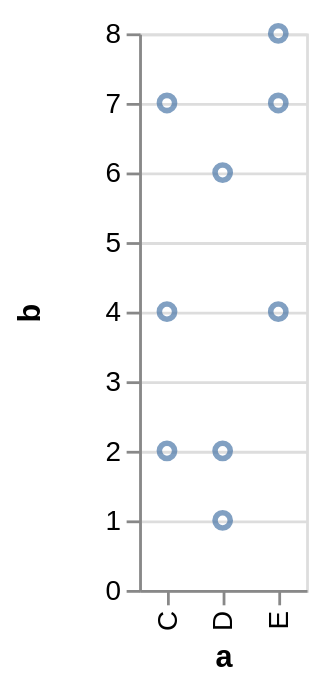

Vega-Lite specification for this chart:
### Vega specification from a JSON file in a GitHub repository (floating-point values rounded to 4 significant figures)
{"$schema": "https://vega.github.io/schema/vega/v4.json", "autosize": "pad", "padding": 5, "height": 200, "style": "cell", "data": [{"name": "source_0", "values": [{"a": "C", "b": 2}, {"a": "C", "b": 7}, {"a": "C", "b": 4}, {"a": "D", "b": 1}, {"a": "D", "b": 2}, {"a": "D", "b": 6}, {"a": "E", "b": 8}, {"a": "E", "b": 4}, {"a": "E", "b": 7}]}], "signals": [{"name": "plotname_x_step", "value": 20}, {"name": "width", "update": "bandspace(domain('plotname_x').length, 1, 0.5) * plotname_x_step"}], "marks": [{"name": "plotname_marks", "type": "symbol", "style": ["point"], "from": {"data": "source_0"}, "encode": {"update": {"opacity": {"value": 0.7}, "fill": [{"test": "datum[\"b\"] === null || isNaN(datum[\"b\"])", "value": null}, {"value": "transparent"}], "stroke": [{"test": "datum[\"b\"] === null || isNaN(datum[\"b\"])", "value": null}, {"value": "#4c78a8"}], "tooltip": {"signal": "{\"a\": ''+datum[\"a\"], \"b\": format(datum[\"b\"], \"\")}"}, "x": {"scale": "plotname_x", "field": "a"}, "y": {"scale": "plotname_y", "field": "b"}}}}], "scales": [{"name": "plotname_x", "type": "point", "domain": {"data": "source_0", "field": "a", "sort": true}, "range": {"step": {"signal": "plotname_x_step"}}, "padding": 0.5}, {"name": "plotname_y", "type": "linear", "domain": {"data": "source_0", "field": "b"}, "range": [{"signal": "height"}, 0], "nice": true, "zero": true}], "axes": [{"scale": "plotname_x", "orient": "bottom", "grid": false, "title": "a", "labelAlign": "right", "labelAngle": 270, "labelBaseline": "middle", "zindex": 1}, {"scale": "plotname_y", "orient": "left", "grid": false, "title": "b", "labelOverlap": true, "tickCount": {"signal": "floor(height/40) + 1"}, "zindex": 1}, {"scale": "plotname_y", "orient": "left", "gridScale": "plotname_x", "grid": true, "tickCount": {"signal": "floor(height/40) + 1"}, "domain": false, "labels": false, "maxExtent": 0, "minExtent": 0, "ticks": false, "zindex": 0}], "config": {"axisY": {"minExtent": 30}}}
